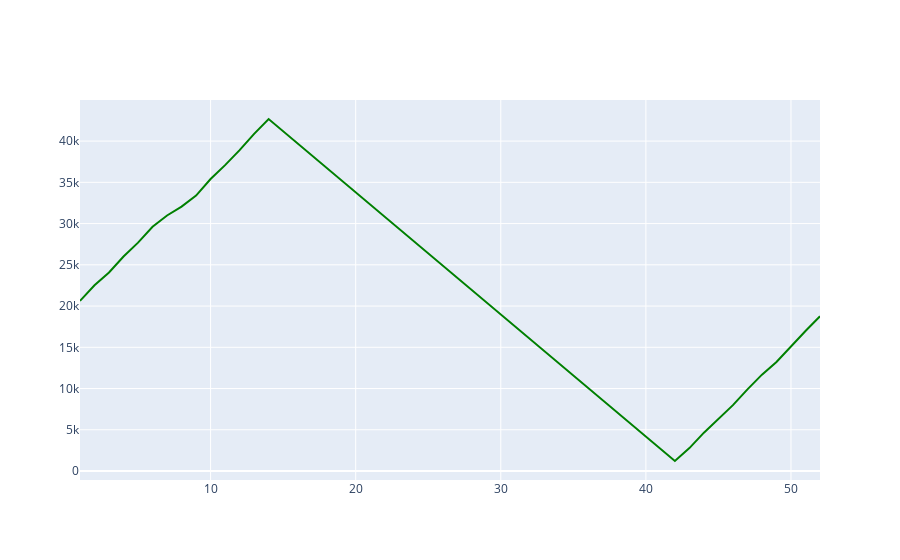

The notebook cell saved with this chart:
### Code cell
fig = go.Figure()
dfacd = pd.read_csv('schedule_acd.csv',index_col=0)
df2=dfacd[dfacd['season']==2022]

fig.add_trace(
    go.Scatter(x = df2.week, 
            y = df2['acd'],
            mode = 'lines',
            line={'color': 'green'},
            name='Average',
            )
)
fig.show()

### Figure 1 — Plotly figure (JSON) as saved in the notebook; plotly's stock layout.template omitted (floating-point values rounded to 4 significant figures)
{"data": [{"line": {"color": "green"}, "mode": "lines", "name": "Average", "type": "scatter", "x": [1, 2, 3, 4, 5, 6, 7, 8, 9, 10, 11, 12, 13, 14, 42, 43, 44, 45, 46, 47, 48, 49, 50, 51, 52], "y": [20630.0, 22520.0, 24070.0, 26000.0, 27690.0, 29610.0, 30980.0, 32050.0, 33390.0, 35400.0, 37090.0, 38900.0, 40880.0, 42680.0, 1214.0, 2778.0, 4651.0, 6280.0, 7988.0, 9893.0, 11680.0, 13220.0, 15160.0, 16980.0, 18770.0]}], "layout": {}}
